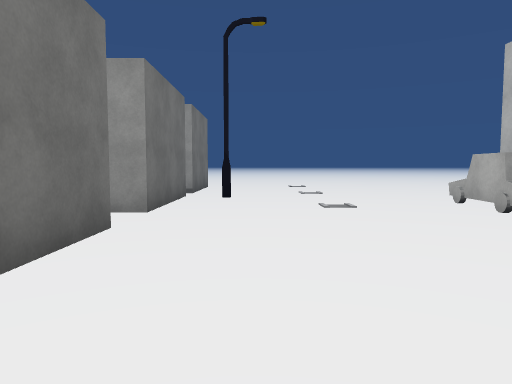
[1] (above)

24 first-person views from a walk through a Unity game level. The camera is 1.4 m above the floor, tilts 4° down and sees 70° across. The floor is counted in squares, 2 m on a side. Each view is taken from the middle of a square. On the plan, view 1 faces up. The plan holds only what a view shows up to about 11 squares ahead; the rest is blank. The place goes on beyond the plan. The player is left out. Some animated figures are not drawn. Surface patterns are stand-ins for the level's own textures.

[2]
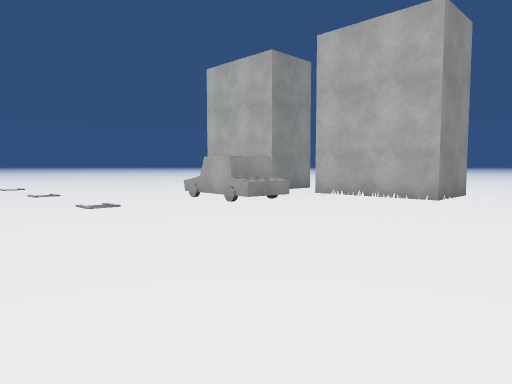

[3]
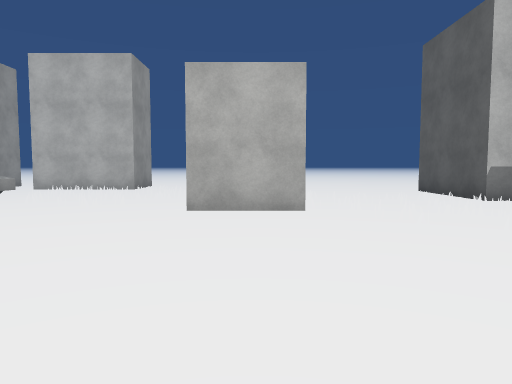

[4]
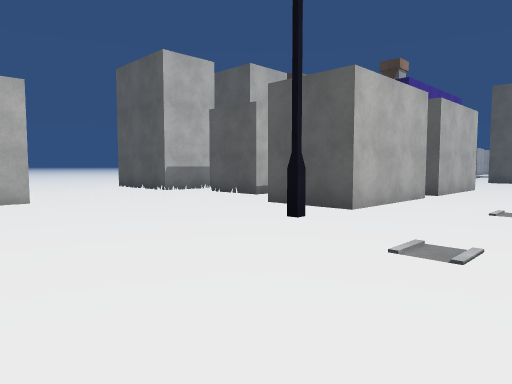

[5]
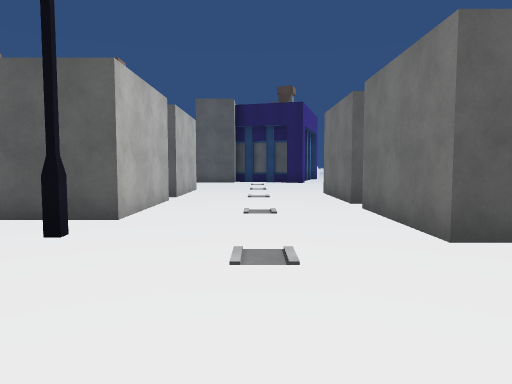

[6]
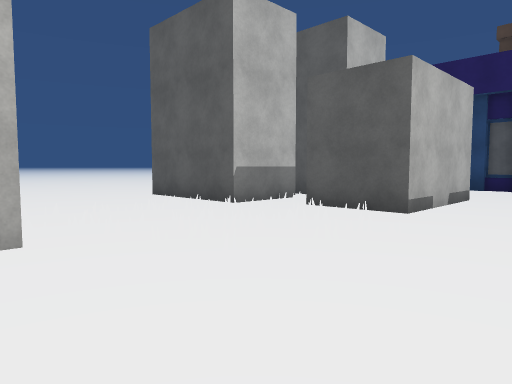

[7]
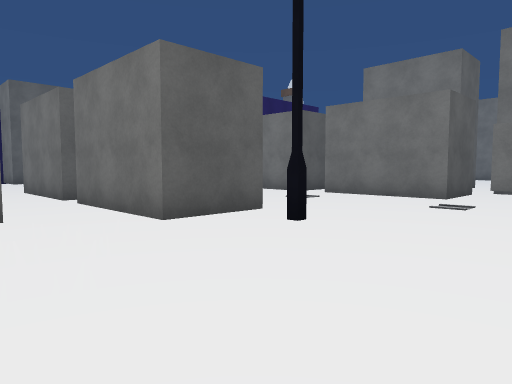

[8]
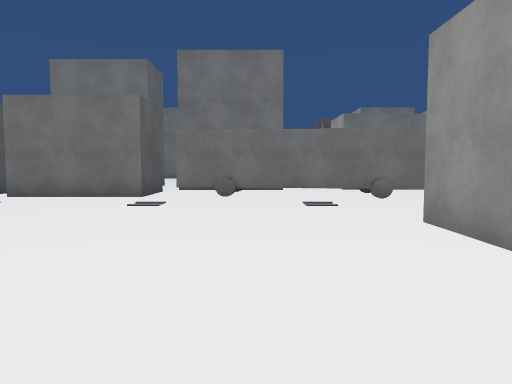

[9]
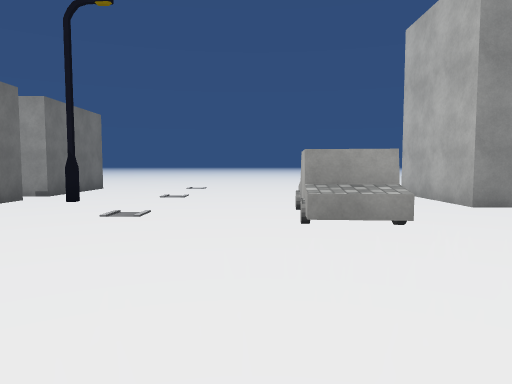

[10]
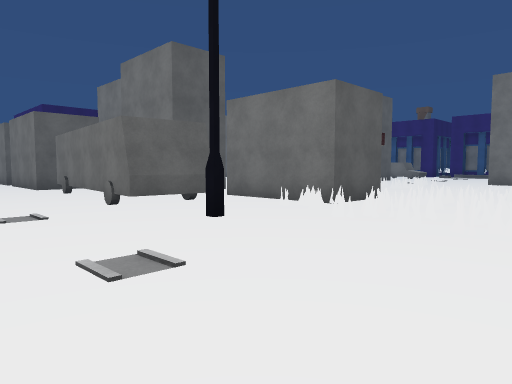

[11]
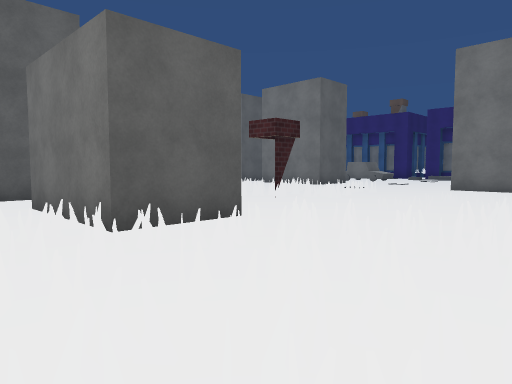

[12]
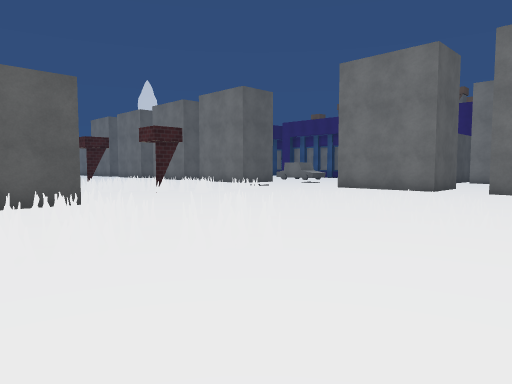

[13]
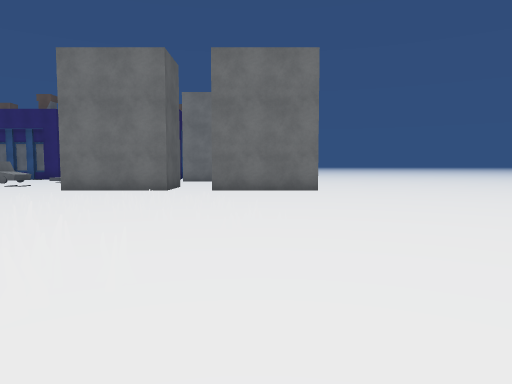

[14]
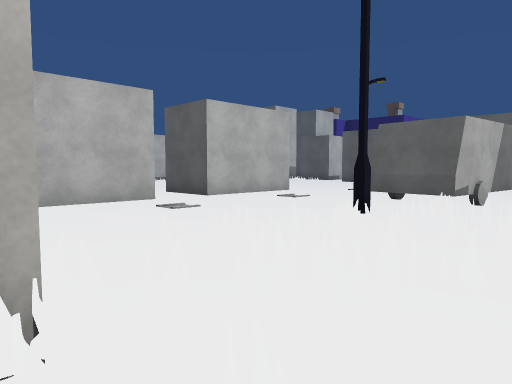

[15]
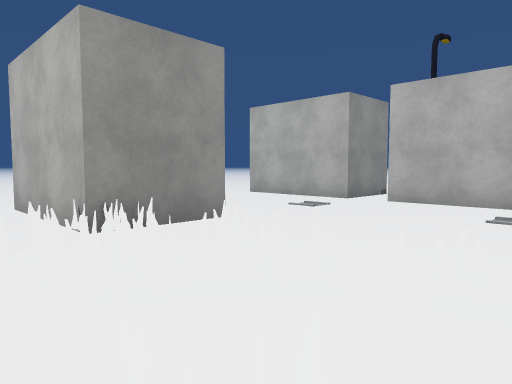

[16]
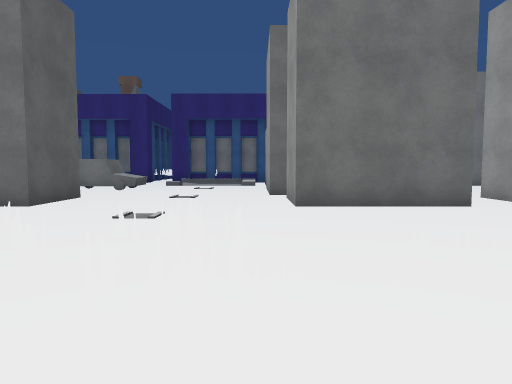

[17]
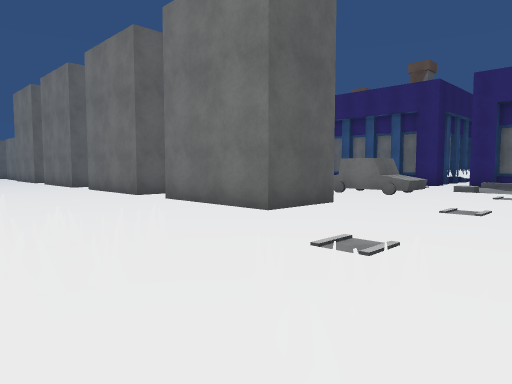

[18]
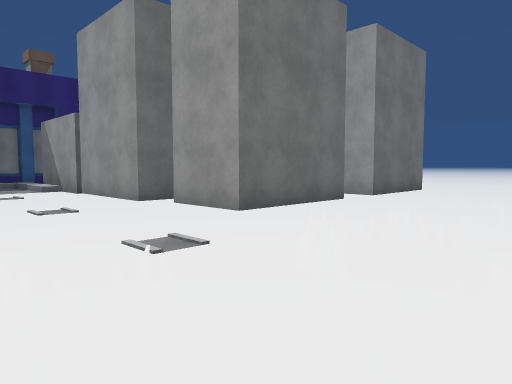

[19]
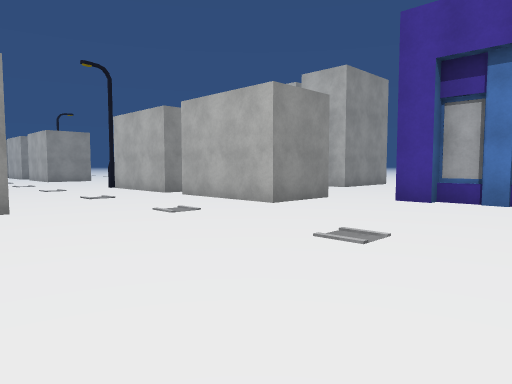

[20]
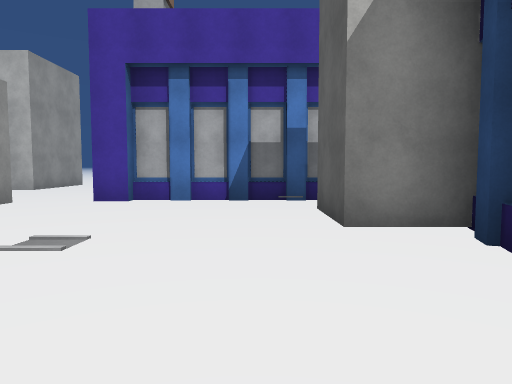

[21]
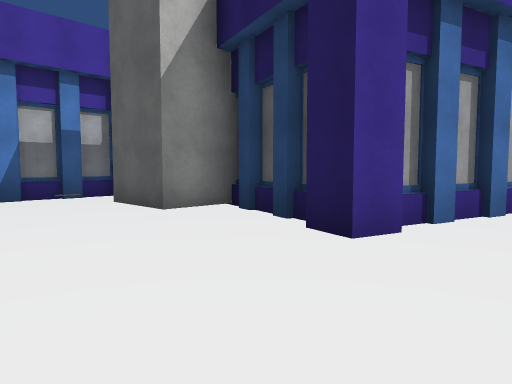

[22]
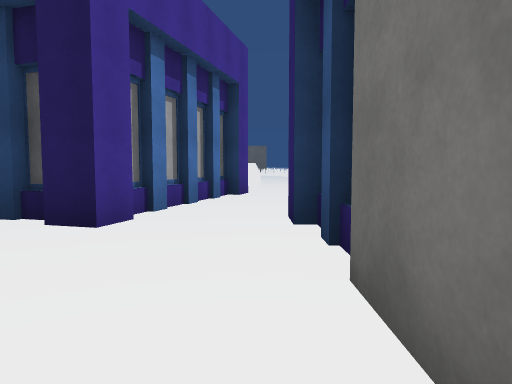

[23]
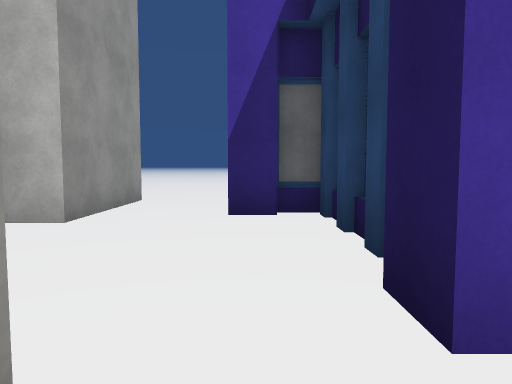

[24]
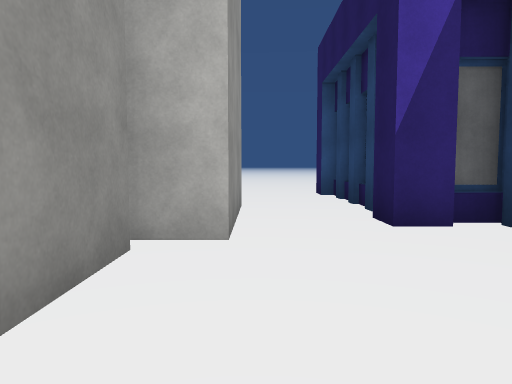

### Floor plan
Key: @ floor where view 1 was taken; # wall or solid block; . floor; / step, stairs or slope; C car; B building; R rock; O other object.
Columns run from 24 left of view 1 to 7 right of it. Each row starts with its distance up from view 1.
 11      #..........#  ..##.......
 10      #.....O....# ...##.......
  9    .##..OOO..O.O##...##....... #
  8    ....OOO..O.OO.....##........#
  7     ##..O.OO.O.OO....##.....C..#
  6     ##..O....OO.O../.##.....C...
  5 ###.##....O.................C..#
  4 ..........O..##O.#...##......OO#
  3 ........O.#.. #..../.##....O.O.#
  2 .........OOO  #.##...##...OOO.O.
  1 ........O.OO  ..##...##.....OO..
  0 CC..##...O    ..##./....@.#
 -1 CC.  #...O   ##. #........#
 -2      #...      . #..........O.
 -3      ....      ..../.....OOO....
 -4     ##..       .##...#..OOOO....
 -5      #..         #...##..O.O....
 -6      #..         #...##....####.
 -7      ...        ##...##.#####
 -8       ..         #...##.#####
 -9                  #...##.######
-10                  #...##.........
-11                  ....##.........
-12                  ...........####
-13                .........#####
-14               #.........#
-15               #.........#
-16               #.........#
-17               #..B..##..#
-18               #..####   #
-19               ...#  #
-20               ..B#
-21               ..##
-22               ..#
-23               .RB
-24               .R
-25                R

Positions as (right, up) in squares from view 1, and headings:
1: (0, 0), facing up
2: (-1, 0), facing up-right
3: (-4, -1), facing right
4: (-6, 0), facing down-right
5: (-5, 0), facing down
6: (-2, -1), facing down-right
7: (1, -1), facing down-left
8: (1, -1), facing left
9: (3, 1), facing up
10: (-4, 8), facing down-left
11: (-8, 8), facing down-left
12: (-9, 11), facing down-left
13: (-9, 10), facing left
14: (-10, 9), facing down-right
15: (-10, 5), facing up-right
16: (-13, 4), facing left
17: (-15, 4), facing down-left
18: (-15, 1), facing up-left
19: (-8, -16), facing up-right
20: (-8, -16), facing right
21: (-9, -14), facing down-right
22: (-9, -13), facing down
23: (-2, -12), facing right
24: (-1, -10), facing right
